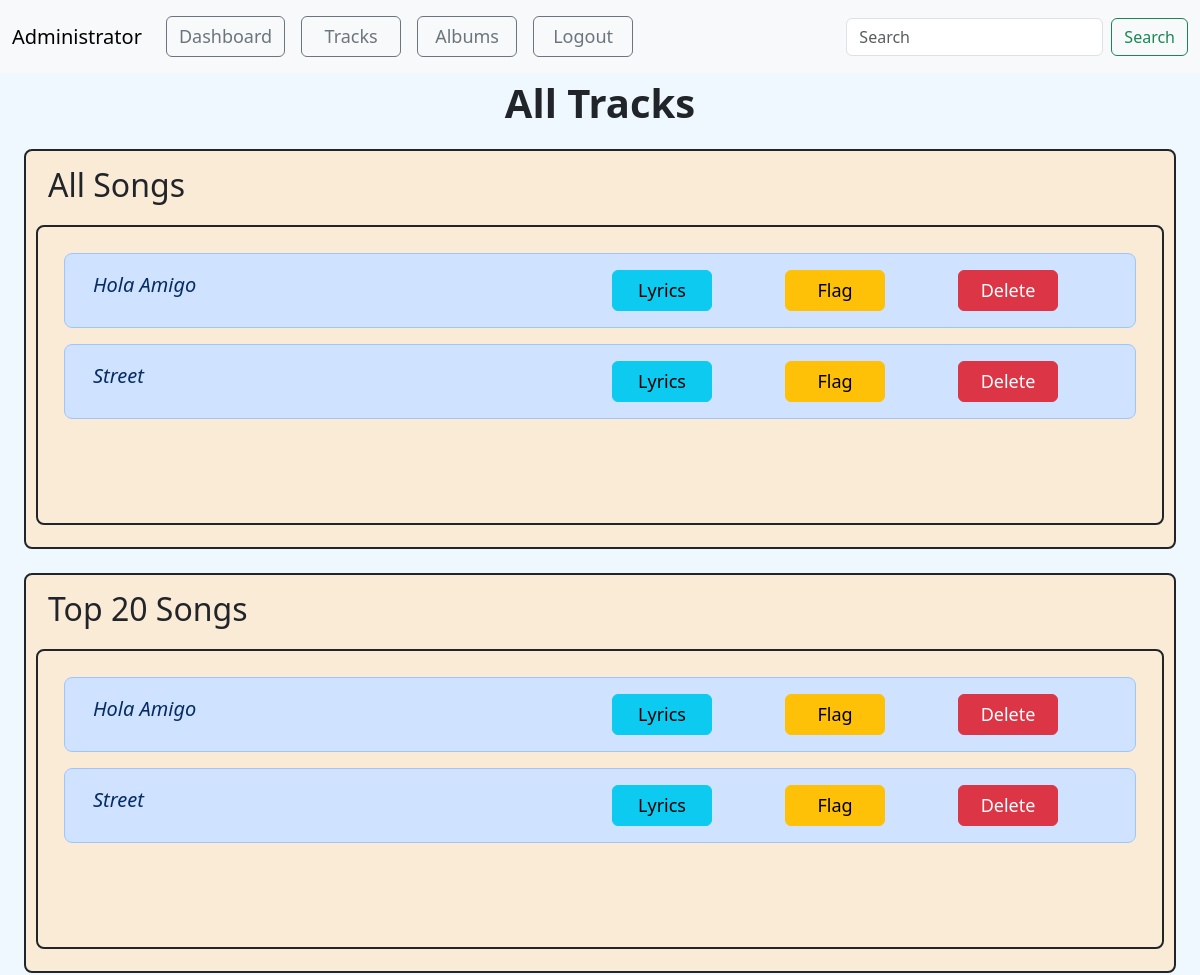
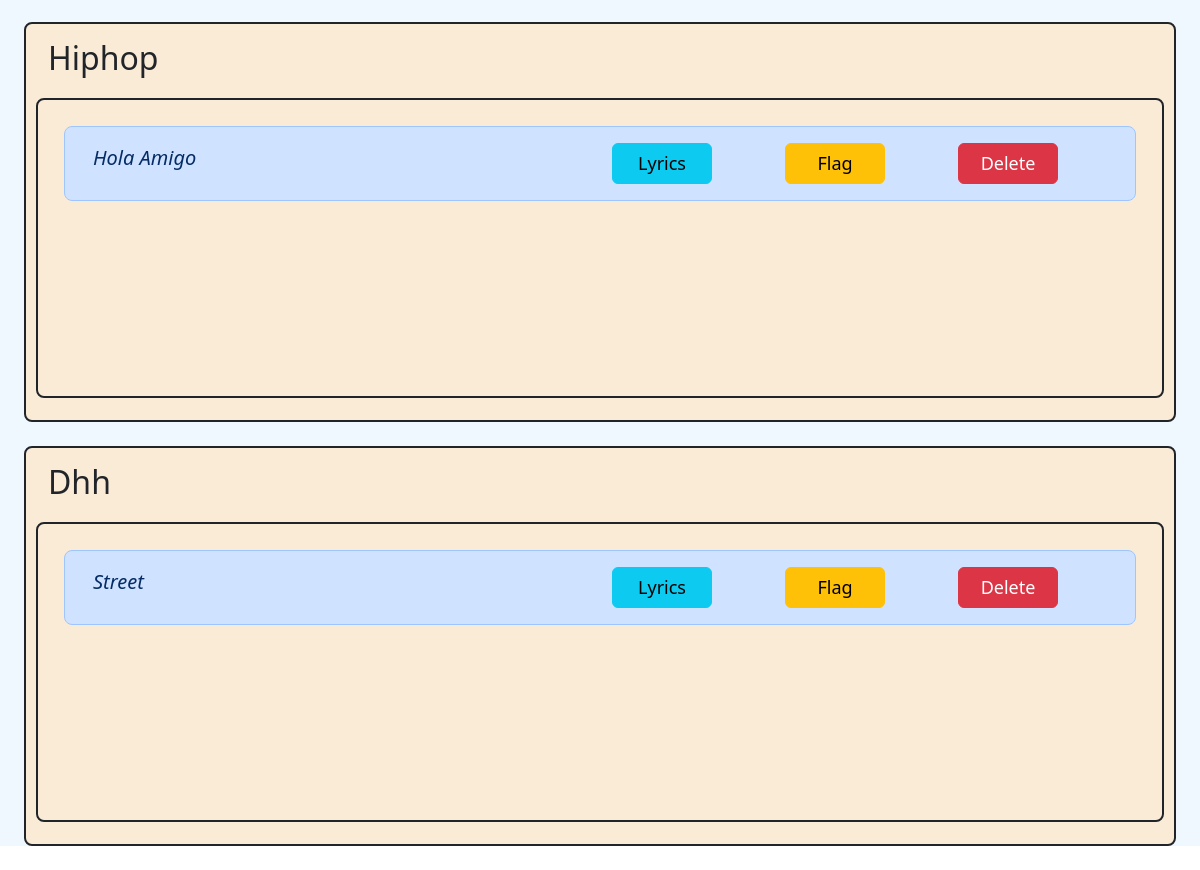
Before: /admin_songs/1 with the older database file (2 pictures, top to bottom).
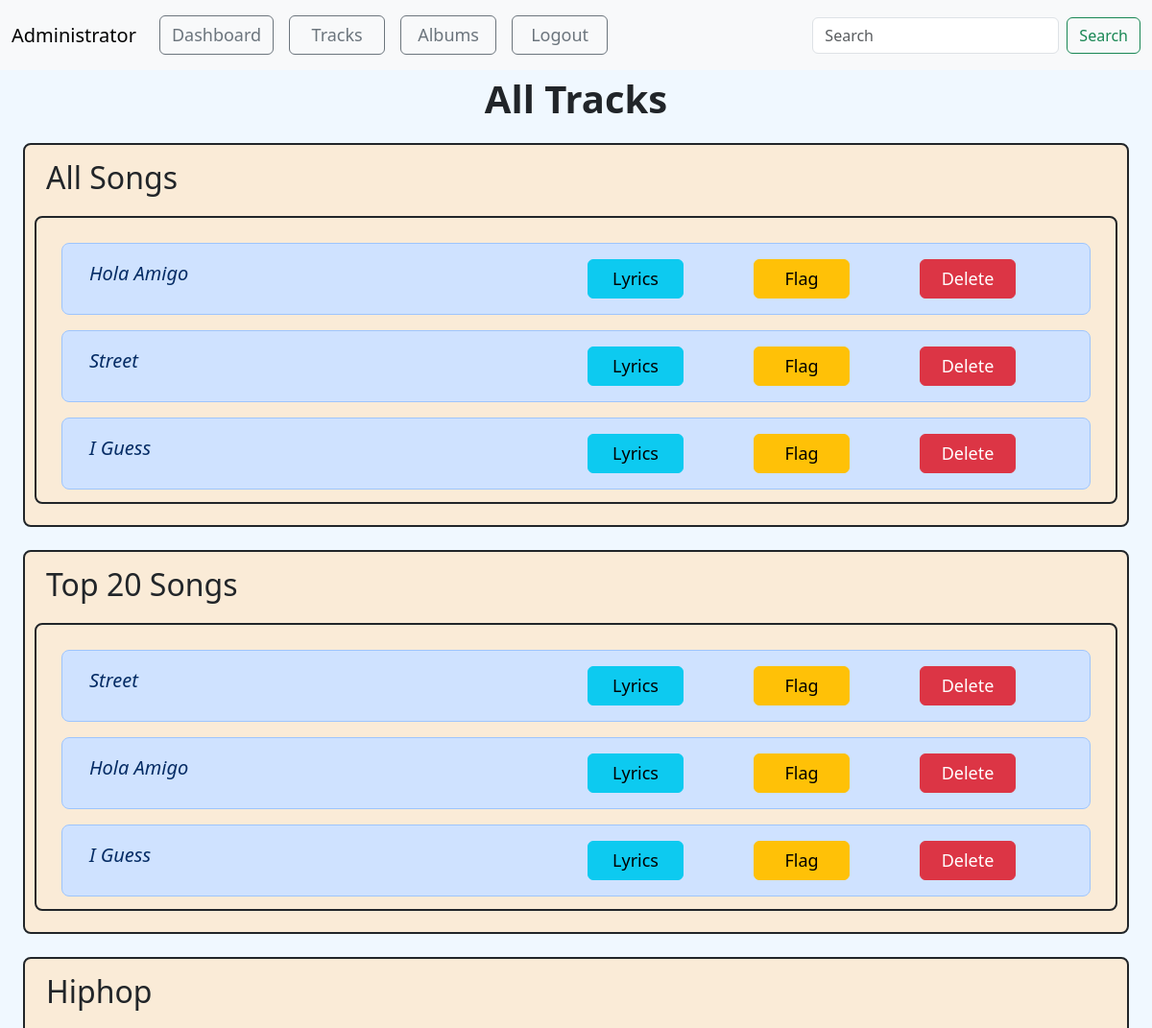
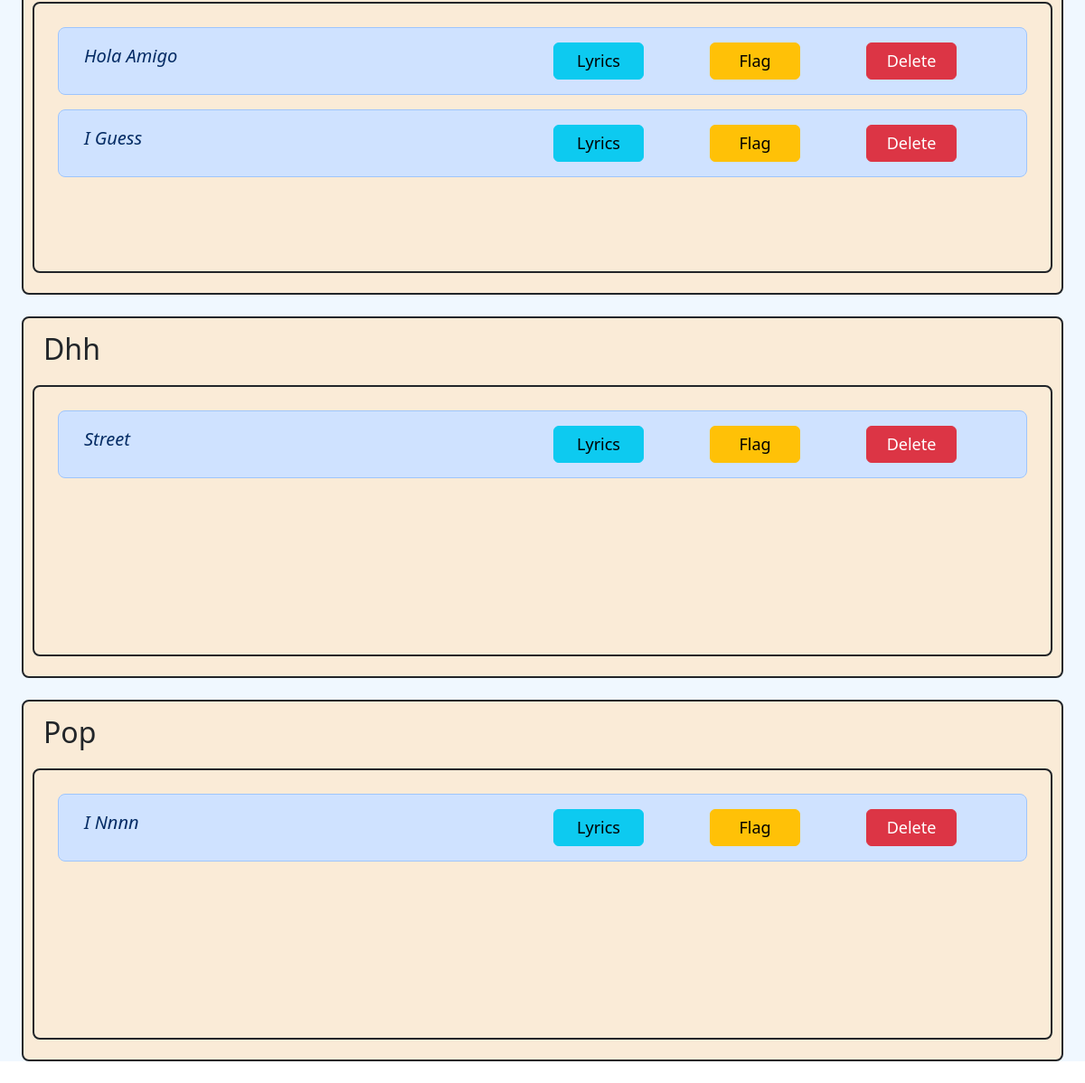
After: the same page with the newer database file (2 pictures, top to bottom).
### model1.py (models this page shows, shortened)
class Song(db.Model):
    song_id = db.Column(db.Integer, primary_key=True)
    song_name = db.Column(db.String(100), nullable=False)
    song_artist = db.Column(db.String(100))
    song_language = db.Column(db.String(30))
    song_genre = db.Column(db.String(50))
    song_lyrics = db.Column(db.Text())   # variable string size
    song_duration = db.Column(db.Integer)  # in seconds
    release_date = db.Column(db.String(20))
    creator_id = db.Column(db.Integer, db.ForeignKey("user.user_id"), nullable=False)
    album_id = db.Column(db.Integer, db.ForeignKey("album.album_id") ,default=None)
    song_path = db.Column(db.String(255),default=None)
    song_thumbnail = db.Column(db.String(255),default=None)
    song_play_count = db.Column(db.Integer, default=0)
    song_flag = db.Column(db.Boolean,default=False)
    song_avg_rating = db.Column(db.Float(), default=0) # included later during devlopement
    creator = db.relationship("User", backref="songs")

### app.py (the view)
@app.route("/admin_songs/<int:a_id>", methods=["GET", "POST"])
def admin_songs(a_id):
    admin = Admin.query.get(a_id)
    songs = Song.query.all()
    genres = Song.query.with_entities(Song.song_genre).distinct().all()
    genre_list = [genre[0] for genre in genres]
    top_songs = Song.query.order_by(Song.song_play_count.desc()).limit(20).all()
    if admin.isloggedin:
        return render_template("admin_songs.html", songs=songs, admin=admin,genres=genre_list,top_songs=top_songs)
    else:
        return redirect("/")

### app.py (called while the page is built)
@app.context_processor
def search_processor():
    return {'searched': request.form.get("searched")}

### templates/admin_songs.html (shortened to what the changed rows need)
<!doctype html>
<html lang="en">
<head>
    <link href="https://cdn.jsdelivr.net/npm/bootstrap@5.3.2/dist/css/bootstrap.min.css" rel="stylesheet"
>
</head>
<body>
<div class="container-fluid songs  min-vh-100">
    <div class="container-fluid ">
        {% if songs|length == 0 %}
        <p>No Songs Availaible</p>
        {% else %}
            <div class="container-fluid border border border-2 rounded-3 border-dark mb-4 overflow-auto" id="songs" >
                <div class="song container border border-2 rounded-3 border-dark m-auto overflow-auto">
                    {% for song in songs %}
                        <div class="row m-3 p-3 text-primary-emphasis bg-primary-subtle border border-primary-subtle rounded-3">
                            <div class="col-6 text-capitalize fs-5 fst-italic">{{song.song_name}}</div>
                            <div class="col"><a class="btn btn-info" href="/admin_song_lyrics/{{admin.admin_id}}/{{song.song_id}}" role="button" style="width: 100px; font-size:large;" >Lyrics</a></div>
                            {% if song.song_flag == false %}
                            <div class="col"><a class="btn btn-warning" href="/flag_song/{{admin.admin_id}}/{{song.song_id}}" role="button" style="width: 100px; font-size:large;">Flag</a></div>
                            {% else %}
                            <div class="col"><a class="btn btn-warning" href="/flag_song/{{admin.admin_id}}/{{song.song_id}}" role="button" style="width: 100px; font-size:large;">Unflag</a></div>
                            {% endif %}
                            <div class="col"><a class="btn btn-danger" href="/admin_delete_song/{{admin.admin_id}}/{{song.song_id}}" role="button" style="width: 100px; font-size:large;">Delete</a></div>
                        </div>
                    {% endfor %}
                </div>
            </div>
            <div class="container-fluid border border border-2 rounded-3 border-dark mb-4 overflow-auto" id="songs" >
                <div class="song container border border-2 rounded-3 border-dark m-auto overflow-auto">
                    {% for song in top_songs %}
                        <div class="row m-3 p-3 text-primary-emphasis bg-primary-subtle border border-primary-subtle rounded-3">
                            <div class="col-6 text-capitalize fs-5 fst-italic">{{song.song_name}}</div>
                            <div class="col"><a class="btn btn-info" href="/admin_song_lyrics/{{admin.admin_id}}/{{song.song_id}}" role="button" style="width: 100px; font-size:large;" >Lyrics</a></div>
                            {% if song.song_flag == false %}
                            <div class="col"><a class="btn btn-warning" href="/flag_song/{{admin.admin_id}}/{{song.song_id}}" role="button" style="width: 100px; font-size:large;">Flag</a></div>
                            {% else %}
                            <div class="col"><a class="btn btn-warning" href="/flag_song/{{admin.admin_id}}/{{song.song_id}}" role="button" style="width: 100px; font-size:large;">Unflag</a></div>
                            {% endif %}
                            <div class="col"><a class="btn btn-danger" href="/admin_delete_song/{{admin.admin_id}}/{{song.song_id}}" role="button" style="width: 100px; font-size:large;">Delete</a></div>
                        </div>
                    {% endfor %}
                </div>
            </div>
            {% for genre in genres %}
                <div class="container-fluid border border border-2 rounded-3 border-dark mb-4 overflow-auto" id="songs" >
                    <div class="container-fluid sticky-sm-top">
                        <p class="text-capitalize fs-2 ">{{genre}}</p>
                    </div>
                    <div class="song container border border-2 rounded-3 border-dark m-auto overflow-auto">
                        {% for song in songs %}
                            {% if song.song_genre == genre %}
                                <div class="row m-3 p-3 text-primary-emphasis bg-primary-subtle border border-primary-subtle rounded-3">
                                    <div class="col-6 text-capitalize fs-5 fst-italic">{{song.song_name}}</div>
                                    <div class="col"><a class="btn btn-info" href="/admin_song_lyrics/{{admin.admin_id}}/{{song.song_id}}" role="button" style="width: 100px; font-size:large;" >Lyrics</a></div>
                                    {% if song.song_flag == false %}
                                    <div class="col"><a class="btn btn-warning" href="/flag_song/{{admin.admin_id}}/{{song.song_id}}" role="button" style="width: 100px; font-size:large;">Flag</a></div>
                                    {% else %}
                                    <div class="col"><a class="btn btn-warning" href="/flag_song/{{admin.admin_id}}/{{song.song_id}}" role="button" style="width: 100px; font-size:large;">Unflag</a></div>
                                    {% endif %}
                                    <div class="col"><a class="btn btn-danger" href="/admin_delete_song/{{admin.admin_id}}/{{song.song_id}}" role="button" style="width: 100px; font-size:large;">Delete</a></div>
                                </div>
                            {% endif %}
                        {% endfor %}
                    </div>
                </div>
            {% endfor %}
        {% endif %}
    </div>
</div>
</body>
</html>

Changed rows visible on the page:
changed Song "Street": moves up the list
added Song: song_name "I Guess", {{ admin.admin_id }} 1 (drawn)
added Song: song_name "I Nnnn", {{ admin.admin_id }} 1 (drawn), shown under "Pop"
Other visible differences:
new list line: "Pop"
